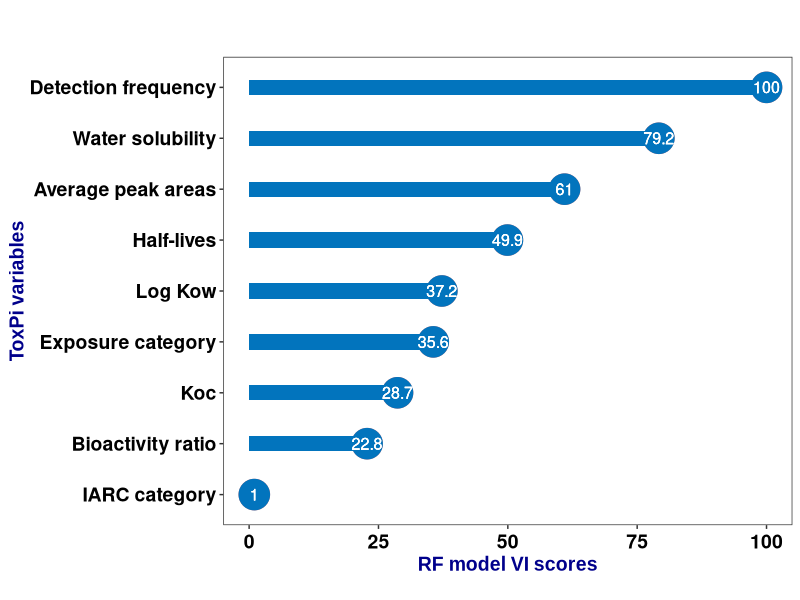
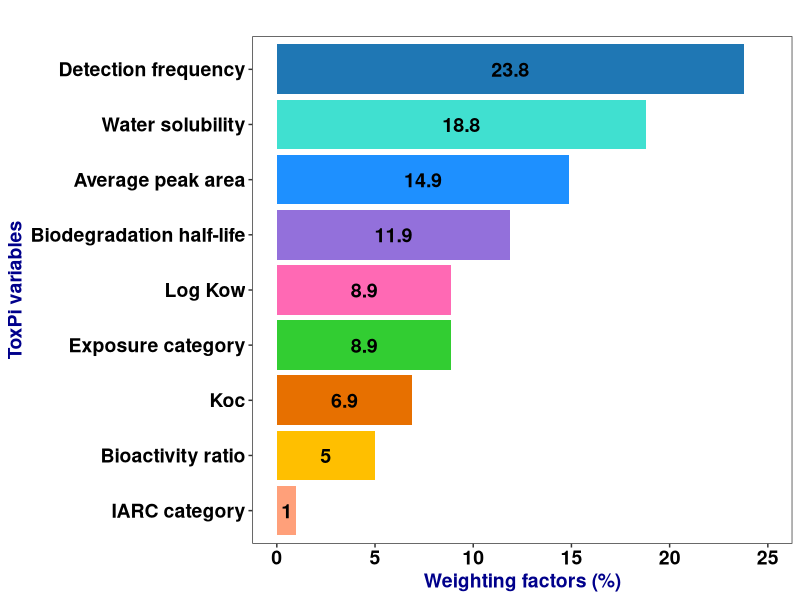
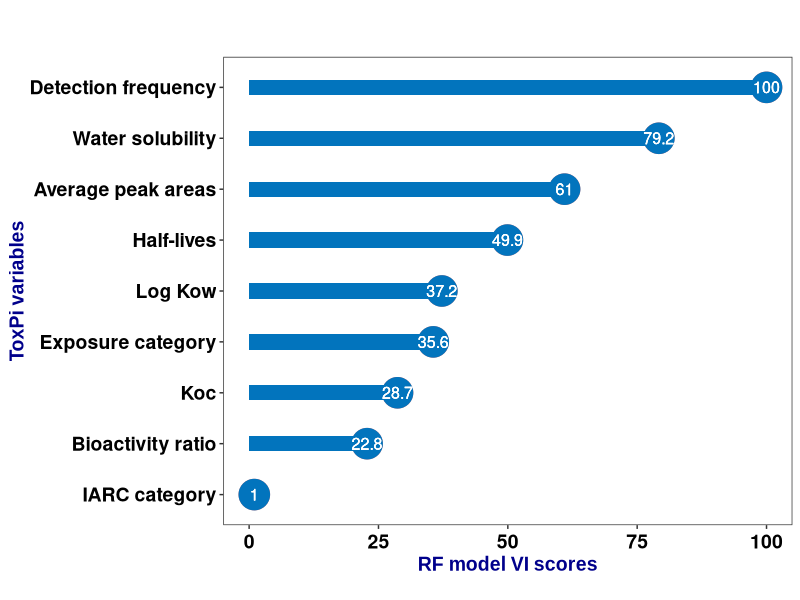
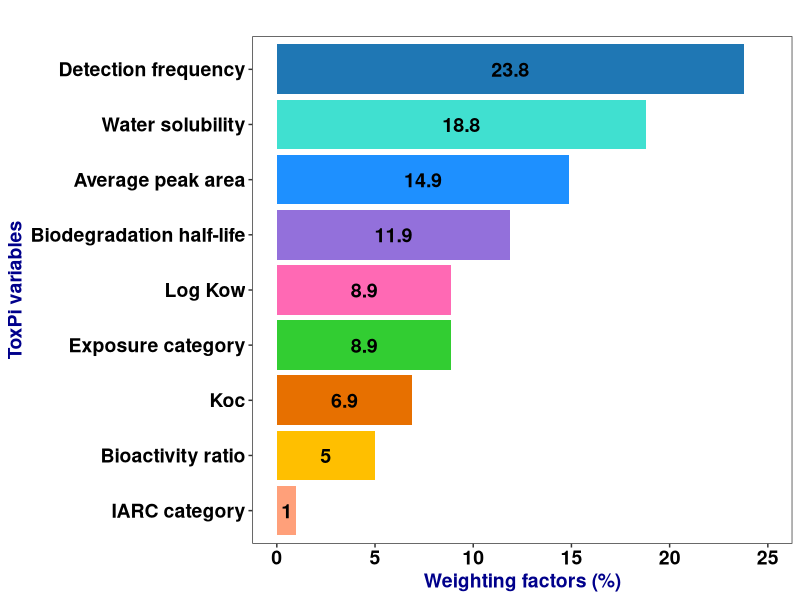

The R script that drew these images, in order:
library(ggplot2)
library(gridExtra)


# Function for plotting the variable importance scores
mplot_importance <- function(var, imp, colours = NA, limit = 15, model_name = NA, subtitle = NA,
                             save = FALSE, file_name = "viz_importance.png", subdir = NA) {
  
  require(ggplot2)
  require(gridExtra)
  options(warn=-1)
  
  if (length(var) != length(imp)) {
    message("The variables and importance values vectors should be the same length.")
    stop(message(paste("Currently, there are",length(var),"variables and",length(imp),"importance values!")))
  }
  if (is.na(colours)) {
    colours <- "#0274BD" 
  }
  out <- data.frame(var = var, imp = imp, Type = colours)
  if (length(var) < limit) {
    limit <- length(var)
  }
  
  output <- out[1:limit,]
  
  p <- ggplot(output, 
              aes(x = reorder(var, imp), y = imp, 
                  label = round(imp, 1))) + 
    geom_col(aes(fill = Type), width = 0.3) +
    geom_point(aes(colour = Type), size = 10) + 
    coord_flip() + xlab('') +
    # Change the background theme
    theme_bw() + theme(panel.grid.major=element_blank(), panel.grid.minor=element_blank()) +
    ylab('RF model VI scores') +
    xlab ('ToxPi variables') +
    theme(axis.title.x = element_text(family ="arial", face = "bold", hjust = 0.5, vjust = 0.5, size = 14, color = "darkblue"))+
    theme(axis.title.y = element_text(family ="arial", face = "bold", hjust = 0.5, vjust = 0.5, size = 14, color = "darkblue"))+
    # Asjust the size, face, and color of the plot points  
   geom_text(hjust = 0.5, size = 4, inherit.aes = TRUE, colour = "white")+
    geom_text(hjust = 0.5, size = 4.07, inherit.aes = TRUE, colour = "white") +
    geom_text(hjust = 0.5, size = 4.08, inherit.aes = TRUE, colour = "white") +
    # Change the x-axis text
    theme(axis.text.x = element_text(size=14, color = "Black", face="bold", angle=0, vjust = 0.5 , hjust = 0.5)) +
    # Change the y-axis text
    theme(axis.text.y = element_text(size=14, color = "Black", face="bold", angle=0, vjust = 0.5 , hjust = 1)) +
    labs(title ="")
    # labs(title = paste0("Variables Importances. (", limit, " / ", length(var), " plotted)"))
  
  if (length(unique(output$Type)) == 1) {
    p <- p + geom_col(fill = colours, width = 0.3) +
      geom_point(colour = colours, size = 10) + 
      guides(fill = FALSE, colour = FALSE) + 
      geom_text(hjust = 0.5, size = 4, inherit.aes = TRUE, colour = "white")+
      geom_text(hjust = 0.5, size = 4.07, inherit.aes = TRUE, colour = "white")+
      geom_text(hjust = 0.5, size = 4.08, inherit.aes = TRUE, colour = "white")
     }
  if(!is.na(model_name)) {
    p <- p + labs(caption = model_name)
  }
  if(!is.na(subtitle)) {
    p <- p + labs(subtitle = subtitle)
  }  
  if(save == TRUE) {
    if (!is.na(subdir)) {
      dir.create(file.path(getwd(), subdir))
      file_name <- paste(subdir, file_name, sep="/")
    }
    p <- p + ggsave(file_name, width=7, height=6)
  }
  
  return(p)
  
}


# Example dataset with new variables and importances
ToxPi_variables <- c("Detection frequency", "Water solubility", "Average peak areas",
                   "Half-lives", "Log Kow", "Exposure category", "Koc",
                   "Bioactivity ratio", "IARC category")
rf_importances <- c(100.00, 79.19, 60.97, 49.92, 37.25, 35.59, 28.68, 22.80, 1.00)

# Call the mplot_importance function with the new dataset
plot <- mplot_importance(var = ToxPi_variables, 
                         imp = rf_importances,
                         colours = "#0274BD", 
                         limit = 9,
                         model_name = "",
                         subtitle = "",
                         save = FALSE)
plot

#Save plot
ggsave("varImp2.png", width = 7, height = 6, dpi = 600)



############################################################
# Plot the ML-optimized ToxPi weighting factors
############################################################

# Load necessary libraries
library(ggplot2)

# Create a dataframe from the provided data
data <- data.frame(
  Variable = c("Average peak area", "Detection frequency", "Bioactivity ratio", 
               "Exposure category", "IARC category", "Log Kow", 
               "Water solubility", "Biodegradation half-life", "Koc"),
  Weight = c(14.9, 23.8, 5, 8.9, 1, 8.9, 18.8, 11.9, 6.9)
)

# Calculate percentages
data$Percentage <- (data$Weight / sum(data$Weight)) * 100

# Reorder the dataframe based on the percentages
data$Variable <- factor(data$Variable, levels = data$Variable[order(data$Percentage)])

# Define a custom color palette
custom_colors <- c("#FFA07A","#ffbf00", "#e77000",  "#32CD32", "#FF69B4",
                   "#9370DB", "#1E90FF" ,"#40E0D0", "#1f77b4")

# Create the plot
plot <- ggplot(data, aes(x = Variable, y = Percentage, fill = Variable)) +
  geom_bar(stat = "identity") +
  coord_flip() +
  theme_bw() + theme(panel.grid.major=element_blank(), panel.grid.minor=element_blank()) +
  scale_fill_manual(values = custom_colors) +
  labs(title = "",
       x = "ToxPi variables",
       y = "Weighting factors (%)") +
  theme(axis.title.x = element_text(size = 14, face = "bold", color = "darkblue"),
        axis.title.y = element_text(size = 14, face = "bold", color = "darkblue"),
        axis.text.x = element_text(size = 14, face = "bold", color = "black"),
        axis.text.y = element_text(size = 14, face = "bold", color = "black"),
        plot.title = element_text(size = 16, face = "bold", hjust = 0.5),
        legend.position = "none") +
  geom_text(aes(label = round(Percentage, 1)), 
            position = position_stack(vjust = 0.5), size = 5, color = "black", fontface = "bold") +
  ylim(0, 25)

# Display the plot
print(plot)

#Save plot
ggsave("ML-ptimized ToxPi weighting factors.png", width = 7, height = 6, dpi = 600)
